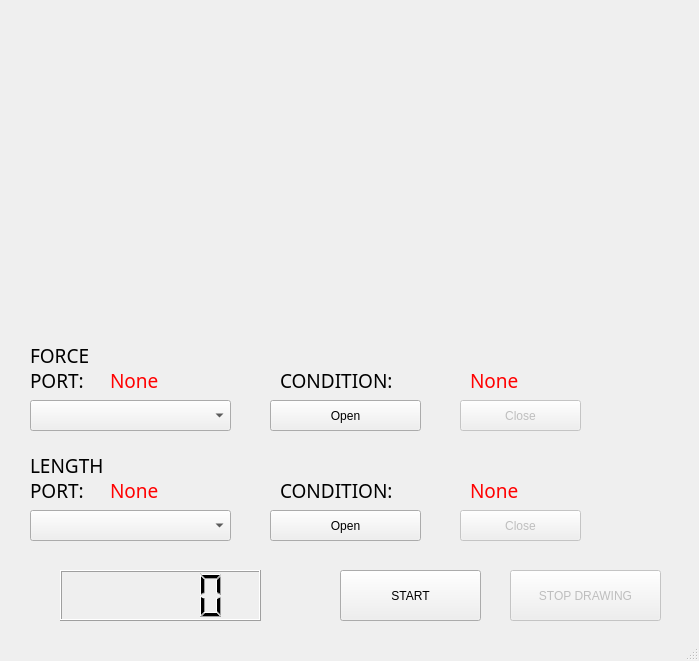
<?xml version="1.0" encoding="UTF-8"?>
<ui version="4.0">
 <class>MainWindow</class>
 <widget class="QMainWindow" name="MainWindow">
  <property name="geometry">
   <rect>
    <x>0</x>
    <y>0</y>
    <width>699</width>
    <height>661</height>
   </rect>
  </property>
  <property name="windowTitle">
   <string>MainWindow</string>
  </property>
  <widget class="QWidget" name="centralwidget">
   <widget class="PlotWidget" name="graph" native="true">
    <property name="geometry">
     <rect>
      <x>11</x>
      <y>11</y>
      <width>701</width>
      <height>321</height>
     </rect>
    </property>
   </widget>
   <widget class="QComboBox" name="comLForce">
    <property name="geometry">
     <rect>
      <x>30</x>
      <y>400</y>
      <width>201</width>
      <height>31</height>
     </rect>
    </property>
   </widget>
   <widget class="QPushButton" name="openBForce">
    <property name="geometry">
     <rect>
      <x>270</x>
      <y>400</y>
      <width>151</width>
      <height>31</height>
     </rect>
    </property>
    <property name="text">
     <string>Open</string>
    </property>
   </widget>
   <widget class="QPushButton" name="closeBForce">
    <property name="enabled">
     <bool>false</bool>
    </property>
    <property name="geometry">
     <rect>
      <x>460</x>
      <y>400</y>
      <width>121</width>
      <height>31</height>
     </rect>
    </property>
    <property name="cursor">
     <cursorShape>ArrowCursor</cursorShape>
    </property>
    <property name="text">
     <string>Close</string>
    </property>
    <property name="checkable">
     <bool>false</bool>
    </property>
   </widget>
   <widget class="QLabel" name="taskForce">
    <property name="geometry">
     <rect>
      <x>30</x>
      <y>340</y>
      <width>111</width>
      <height>31</height>
     </rect>
    </property>
    <property name="font">
     <font>
      <family>Agency FB</family>
      <pointsize>14</pointsize>
     </font>
    </property>
    <property name="text">
     <string>FORCE</string>
    </property>
   </widget>
   <widget class="QLabel" name="portForce">
    <property name="geometry">
     <rect>
      <x>30</x>
      <y>370</y>
      <width>101</width>
      <height>20</height>
     </rect>
    </property>
    <property name="font">
     <font>
      <family>Agency FB</family>
      <pointsize>14</pointsize>
     </font>
    </property>
    <property name="text">
     <string>PORT:</string>
    </property>
   </widget>
   <widget class="QLabel" name="labelPortForce">
    <property name="enabled">
     <bool>true</bool>
    </property>
    <property name="geometry">
     <rect>
      <x>110</x>
      <y>370</y>
      <width>69</width>
      <height>20</height>
     </rect>
    </property>
    <property name="font">
     <font>
      <family>Agency FB</family>
      <pointsize>14</pointsize>
     </font>
    </property>
    <property name="styleSheet">
     <string notr="true">color: rgb(255, 0, 0);</string>
    </property>
    <property name="text">
     <string>None</string>
    </property>
   </widget>
   <widget class="QLabel" name="conditionForce">
    <property name="geometry">
     <rect>
      <x>280</x>
      <y>370</y>
      <width>151</width>
      <height>20</height>
     </rect>
    </property>
    <property name="font">
     <font>
      <family>Agency FB</family>
      <pointsize>14</pointsize>
     </font>
    </property>
    <property name="text">
     <string>CONDITION:</string>
    </property>
   </widget>
   <widget class="QLabel" name="labelConditionForce">
    <property name="geometry">
     <rect>
      <x>470</x>
      <y>370</y>
      <width>141</width>
      <height>21</height>
     </rect>
    </property>
    <property name="font">
     <font>
      <family>Agency FB</family>
      <pointsize>14</pointsize>
     </font>
    </property>
    <property name="styleSheet">
     <string notr="true">color: rgb(255, 0, 0);</string>
    </property>
    <property name="text">
     <string>None</string>
    </property>
   </widget>
   <widget class="QLabel" name="labelConditionLength">
    <property name="geometry">
     <rect>
      <x>470</x>
      <y>480</y>
      <width>131</width>
      <height>20</height>
     </rect>
    </property>
    <property name="font">
     <font>
      <family>Agency FB</family>
      <pointsize>14</pointsize>
     </font>
    </property>
    <property name="styleSheet">
     <string notr="true">color: rgb(255, 0, 0);</string>
    </property>
    <property name="text">
     <string>None</string>
    </property>
   </widget>
   <widget class="QLabel" name="taskLength">
    <property name="geometry">
     <rect>
      <x>30</x>
      <y>450</y>
      <width>111</width>
      <height>31</height>
     </rect>
    </property>
    <property name="font">
     <font>
      <family>Agency FB</family>
      <pointsize>14</pointsize>
     </font>
    </property>
    <property name="text">
     <string>LENGTH</string>
    </property>
   </widget>
   <widget class="QLabel" name="labelPortLength">
    <property name="geometry">
     <rect>
      <x>110</x>
      <y>480</y>
      <width>69</width>
      <height>20</height>
     </rect>
    </property>
    <property name="font">
     <font>
      <family>Agency FB</family>
      <pointsize>14</pointsize>
     </font>
    </property>
    <property name="styleSheet">
     <string notr="true">color: rgb(255, 0, 0);</string>
    </property>
    <property name="text">
     <string>None</string>
    </property>
   </widget>
   <widget class="QLabel" name="portLength">
    <property name="geometry">
     <rect>
      <x>30</x>
      <y>480</y>
      <width>101</width>
      <height>20</height>
     </rect>
    </property>
    <property name="font">
     <font>
      <family>Agency FB</family>
      <pointsize>14</pointsize>
     </font>
    </property>
    <property name="text">
     <string>PORT:</string>
    </property>
   </widget>
   <widget class="QLabel" name="conditionLength">
    <property name="geometry">
     <rect>
      <x>280</x>
      <y>480</y>
      <width>151</width>
      <height>20</height>
     </rect>
    </property>
    <property name="font">
     <font>
      <family>Agency FB</family>
      <pointsize>14</pointsize>
     </font>
    </property>
    <property name="text">
     <string>CONDITION:</string>
    </property>
   </widget>
   <widget class="QPushButton" name="closeBLength">
    <property name="enabled">
     <bool>false</bool>
    </property>
    <property name="geometry">
     <rect>
      <x>460</x>
      <y>510</y>
      <width>121</width>
      <height>31</height>
     </rect>
    </property>
    <property name="text">
     <string>Close</string>
    </property>
   </widget>
   <widget class="QPushButton" name="openBLength">
    <property name="geometry">
     <rect>
      <x>270</x>
      <y>510</y>
      <width>151</width>
      <height>31</height>
     </rect>
    </property>
    <property name="text">
     <string>Open</string>
    </property>
   </widget>
   <widget class="QComboBox" name="comLLength">
    <property name="geometry">
     <rect>
      <x>30</x>
      <y>510</y>
      <width>201</width>
      <height>31</height>
     </rect>
    </property>
   </widget>
   <widget class="QLCDNumber" name="lcdN">
    <property name="geometry">
     <rect>
      <x>60</x>
      <y>570</y>
      <width>201</width>
      <height>51</height>
     </rect>
    </property>
   </widget>
   <widget class="QPushButton" name="drawB">
    <property name="geometry">
     <rect>
      <x>340</x>
      <y>570</y>
      <width>141</width>
      <height>51</height>
     </rect>
    </property>
    <property name="text">
     <string>START</string>
    </property>
   </widget>
   <widget class="QPushButton" name="stopDB">
    <property name="enabled">
     <bool>false</bool>
    </property>
    <property name="geometry">
     <rect>
      <x>510</x>
      <y>570</y>
      <width>151</width>
      <height>51</height>
     </rect>
    </property>
    <property name="text">
     <string>STOP DRAWING</string>
    </property>
    <property name="checkable">
     <bool>false</bool>
    </property>
   </widget>
  </widget>
  <widget class="QStatusBar" name="statusbar"/>
 </widget>
 <customwidgets>
  <customwidget>
   <class>PlotWidget</class>
   <extends>QWidget</extends>
   <header>pyqtgraph</header>
   <container>1</container>
  </customwidget>
 </customwidgets>
 <resources/>
 <connections/>
</ui>
